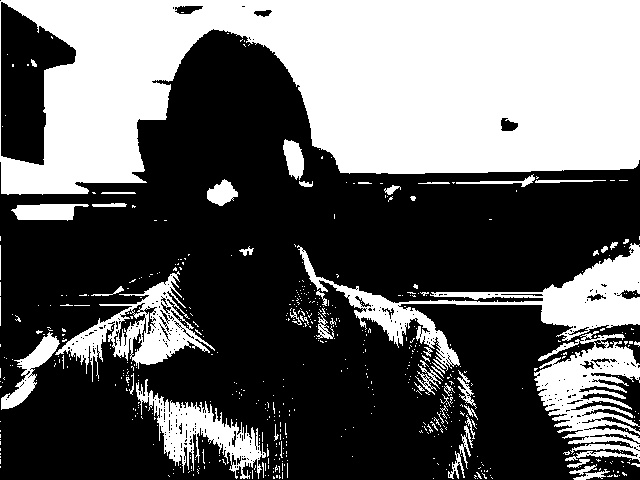
//> input picture 6-12-17 /draw.jpg, 640 x 480 px
$ ./contour2   (built with g++ and OpenCV 4)
//> lines starting //> are read from the running program, lines starting //| are printed output that depends on the picture; after the words box and inside, x2 and y2 are one past the last pixel; in counts of white or black regions, pixels touching at a corner belong together
#include "opencv2/highgui/highgui.hpp"
#include "opencv2/imgproc/imgproc.hpp"
#include "opencv2/core/core.hpp"
#include <iostream>
#include<stdio.h>
#include <cv.h>
#include <highgui.h>
#include <cmath>

using namespace std;
using namespace cv;

int main()
{

 IplImage* img =  cvLoadImage("draw.jpg");
//> img is the input picture: 480 rows x 640 cols, CV_8UC3; min 0, max 255, mean 99.5

 //show the original image
 cvNamedWindow("Raw");
 cvShowImage("Raw",img);

 //converting the original image into grayscale
 IplImage* imgGrayScale = cvCreateImage(cvGetSize(img), 8, 1);
 cvCvtColor(img,imgGrayScale,CV_BGR2GRAY);

 //thresholding the grayscale image to get better results
 cvThreshold(imgGrayScale,imgGrayScale,128,255,CV_THRESH_BINARY);
//> imgGrayScale: 480 rows x 640 cols, CV_8UC1; 39% white; 580 white regions (526 under 20 px)

 CvSeq* contours;  //hold the pointer to a contour in the memory block
 CvSeq* result;   //hold sequence of points of a contour
 CvMemStorage *storage = cvCreateMemStorage(0); //storage area for all contours

 //finding all contours in the image
 cvFindContours(imgGrayScale, storage, &contours, sizeof(CvContour), CV_RETR_LIST, CV_CHAIN_APPROX_SIMPLE, cvPoint(0,0));
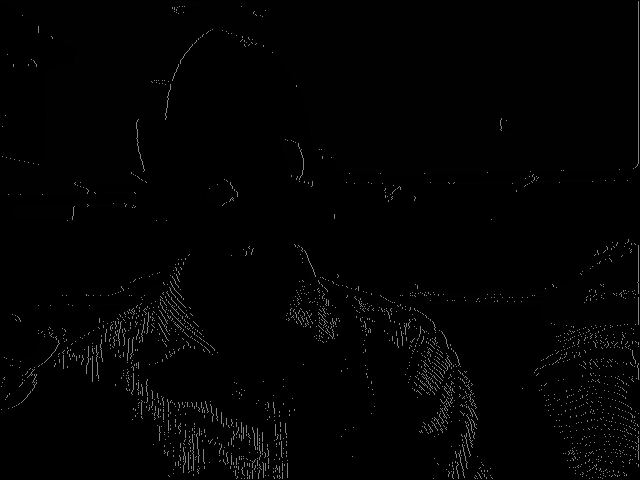
//> imgGrayScale: 480 rows x 640 cols, CV_8UC1; min 0, max 130, mean 2.9
//> contours = 1059 contours, 993 with area under 20; largest, box (x1, y1, x2, y2) and area: (1, 1, 639, 195) 84370, (297, 243, 639, 371) 9129, (534, 331, 639, 461) 6408, (55, 271, 215, 382) 5418, (136, 379, 266, 479) 3804

 //iterating through each contour
 while(contours)
 {
     //obtain a sequence of points of contour, pointed by the variable 'contour'
     result = cvApproxPoly(contours, sizeof(CvContour), storage, CV_POLY_APPROX_DP, cvContourPerimeter(contours)*0.02, 0);

     //if there are 3  vertices  in the contour(It should be a triangle)
    if(result->total==3 )
     {
         //iterating through each point
         CvPoint *pt[3];
         for(int i=0;i<3;i++){
             pt[i] = (CvPoint*)cvGetSeqElem(result, i);
         }
         printf("*****you have drawn a triangle*****\n");
         //drawing lines around the triangle
         cvLine(img, *pt[0], *pt[1], cvScalar(255,0,0),4);
         cvLine(img, *pt[1], *pt[2], cvScalar(255,0,0),4);
         cvLine(img, *pt[2], *pt[0], cvScalar(255,0,0),4);

     }

     //if there are 4 vertices in the contour(It should be a quadrilateral)
     else if(result->total==4 )
     {
         //iterating through each point
         CvPoint *pt[4];
         for(int i=0;i<4;i++){
             pt[i] = (CvPoint*)cvGetSeqElem(result, i);
             printf("*****you have drawn a quadrilateral*****\n");
         }

         //drawing lines around the quadrilateral
         cvLine(img, *pt[0], *pt[1], cvScalar(0,255,0),4);
         cvLine(img, *pt[1], *pt[2], cvScalar(0,255,0),4);
         cvLine(img, *pt[2], *pt[3], cvScalar(0,255,0),4);
         cvLine(img, *pt[3], *pt[0], cvScalar(0,255,0),4);
     }

  //if there are 7  vertices  in the contour(It should be a heptagon)
     else if(result->total ==7  )
     {
         //iterating through each point
         CvPoint *pt[7];
         for(int i=0;i<7;i++){
             pt[i] = (CvPoint*)cvGetSeqElem(result, i);
         }

         //drawing lines around the heptagon
         cvLine(img, *pt[0], *pt[1], cvScalar(0,0,255),4);
         cvLine(img, *pt[1], *pt[2], cvScalar(0,0,255),4);
         cvLine(img, *pt[2], *pt[3], cvScalar(0,0,255),4);
         cvLine(img, *pt[3], *pt[4], cvScalar(0,0,255),4);
         cvLine(img, *pt[4], *pt[5], cvScalar(0,0,255),4);
         cvLine(img, *pt[5], *pt[6], cvScalar(0,0,255),4);
         cvLine(img, *pt[6], *pt[0], cvScalar(0,0,255),4);
          printf("*****you have drawn a heptagon*****\n");
     }

     else if(result->total >7)
      {
         printf("you have drawn a circle\n");
      }

     //obtain the next contour
     printf("%d\n",result->total);
     contours = contours->h_next;
 }
//> this loop made 1059 passes
//| 1
//| 1
//| 2
//| 4
//| 1
//| *****you have drawn a heptagon*****
//| 7
//| 4
//| 1
//> (output is shown up to pass 8 of 1059)
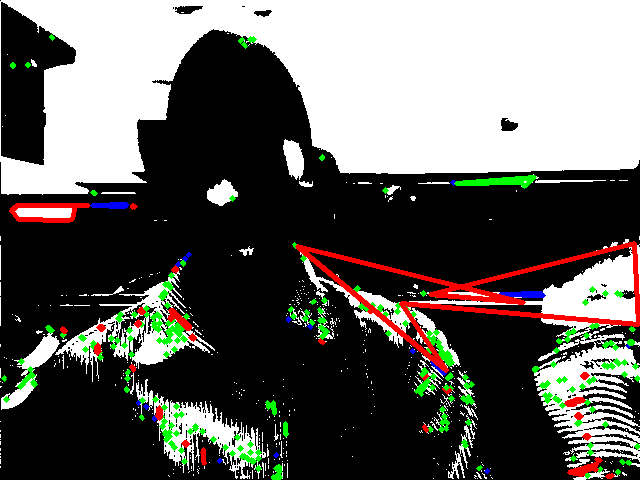
//> img: 480 rows x 640 cols, CV_8UC3; 5% of pixels changed, all inside (x1, y1, x2, y2) = (1, 34, 640, 480)
//> after the loop, result = 1 contour; box (x1, y1, x2, y2) and area: (1, 1, 639, 194) 89000; contours = 0 contours

 //show the image in which identified shapes are marked
 cvNamedWindow("Tracked");
 cvShowImage("Tracked",img);

 cvWaitKey(0); //wait for a key press

 //cleaning up
 cvDestroyAllWindows();
 cvReleaseMemStorage(&storage);
 cvReleaseImage(&img);
 cvReleaseImage(&imgGrayScale);

 return 0;
}
